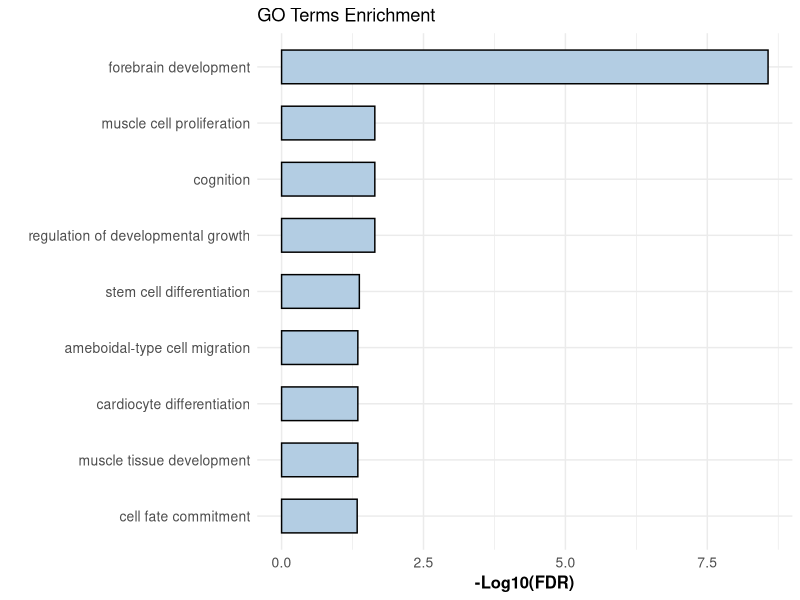

Reproduce this figure in R.


##------FOXP2---GO-term enrichments

library(ggplot2)

# Data
go_data <- data.frame(
  Term = c("cell fate commitment",
           "muscle tissue development",
           "cardiocyte differentiation",
           "ameboidal-type cell migration",
           "stem cell differentiation",
           "regulation of developmental growth",
           "cognition",
           "muscle cell proliferation",
           "forebrain development"),
  FDR = c(1.331623403, 1.343336529, 1.343336529, 1.343336529,
          1.369857002, 1.642503478, 1.642503478, 1.642503478, 8.57024772)
)

# 设置 GO term 顺序（按照 FDR 值从大到小排序）
go_data$Term <- factor(go_data$Term, levels = go_data$Term[order(go_data$FDR)])

# 画横向条形图
ggplot(go_data, aes(x = Term, y = FDR)) +
  geom_bar(stat = "identity", fill = "#B3CDE3", color = "black", width = 0.6) +
  coord_flip() +
  theme_minimal() +
  theme(axis.text.y = element_text(size = 10),
        axis.text.x = element_text(size = 10),
        axis.title = element_text(size = 12, face = "bold")) +
  ylab("-Log10(FDR)") +
  xlab("") +
  ggtitle("GO Terms Enrichment")
